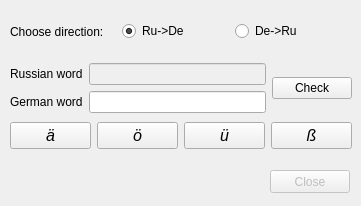
<?xml version="1.0" encoding="UTF-8"?>
<ui version="4.0">
 <class>StudyWindow</class>
 <widget class="QWidget" name="StudyWindow">
  <property name="geometry">
   <rect>
    <x>0</x>
    <y>0</y>
    <width>361</width>
    <height>206</height>
   </rect>
  </property>
  <property name="windowTitle">
   <string>Study window</string>
  </property>
  <widget class="QPushButton" name="closeButton">
   <property name="enabled">
    <bool>false</bool>
   </property>
   <property name="geometry">
    <rect>
     <x>270</x>
     <y>170</y>
     <width>80</width>
     <height>23</height>
    </rect>
   </property>
   <property name="text">
    <string>Close</string>
   </property>
  </widget>
  <widget class="QWidget" name="layoutWidget">
   <property name="geometry">
    <rect>
     <x>10</x>
     <y>20</y>
     <width>331</width>
     <height>23</height>
    </rect>
   </property>
   <layout class="QHBoxLayout" name="horizontalLayout_3">
    <item>
     <widget class="QLabel" name="label_3">
      <property name="text">
       <string>Choose direction:</string>
      </property>
     </widget>
    </item>
    <item>
     <widget class="QRadioButton" name="ru_deButton">
      <property name="text">
       <string>Ru-&gt;De</string>
      </property>
      <property name="checked">
       <bool>true</bool>
      </property>
     </widget>
    </item>
    <item>
     <widget class="QRadioButton" name="de_ruButton">
      <property name="text">
       <string>De-&gt;Ru</string>
      </property>
     </widget>
    </item>
   </layout>
  </widget>
  <widget class="QWidget" name="layoutWidget">
   <property name="geometry">
    <rect>
     <x>10</x>
     <y>60</y>
     <width>342</width>
     <height>93</height>
    </rect>
   </property>
   <layout class="QVBoxLayout" name="verticalLayout_3">
    <item>
     <layout class="QHBoxLayout" name="horizontalLayout_2">
      <item>
       <layout class="QVBoxLayout" name="verticalLayout">
        <item>
         <widget class="QLabel" name="label">
          <property name="text">
           <string>Russian word</string>
          </property>
         </widget>
        </item>
        <item>
         <widget class="QLabel" name="label_2">
          <property name="text">
           <string>German word</string>
          </property>
         </widget>
        </item>
       </layout>
      </item>
      <item>
       <layout class="QVBoxLayout" name="verticalLayout_2">
        <item>
         <widget class="QLineEdit" name="ruWordEdit">
          <property name="enabled">
           <bool>false</bool>
          </property>
         </widget>
        </item>
        <item>
         <widget class="QLineEdit" name="deWordEdit"/>
        </item>
       </layout>
      </item>
      <item>
       <widget class="QPushButton" name="checkButton">
        <property name="text">
         <string>Check</string>
        </property>
       </widget>
      </item>
     </layout>
    </item>
    <item>
     <layout class="QHBoxLayout" name="horizontalLayout">
      <item>
       <widget class="QPushButton" name="printAeButton">
        <property name="font">
         <font>
          <pointsize>12</pointsize>
          <italic>true</italic>
         </font>
        </property>
        <property name="text">
         <string>ä</string>
        </property>
       </widget>
      </item>
      <item>
       <widget class="QPushButton" name="printOeButton">
        <property name="font">
         <font>
          <pointsize>12</pointsize>
          <italic>true</italic>
         </font>
        </property>
        <property name="text">
         <string>ö</string>
        </property>
       </widget>
      </item>
      <item>
       <widget class="QPushButton" name="printUeButton">
        <property name="font">
         <font>
          <pointsize>12</pointsize>
          <italic>true</italic>
         </font>
        </property>
        <property name="text">
         <string>ü</string>
        </property>
       </widget>
      </item>
      <item>
       <widget class="QPushButton" name="printSsButton">
        <property name="font">
         <font>
          <pointsize>12</pointsize>
          <italic>true</italic>
         </font>
        </property>
        <property name="text">
         <string>ß</string>
        </property>
       </widget>
      </item>
     </layout>
    </item>
   </layout>
  </widget>
  <zorder>layoutWidget</zorder>
  <zorder>layoutWidget</zorder>
  <zorder>closeButton</zorder>
 </widget>
 <resources/>
 <connections/>
</ui>
